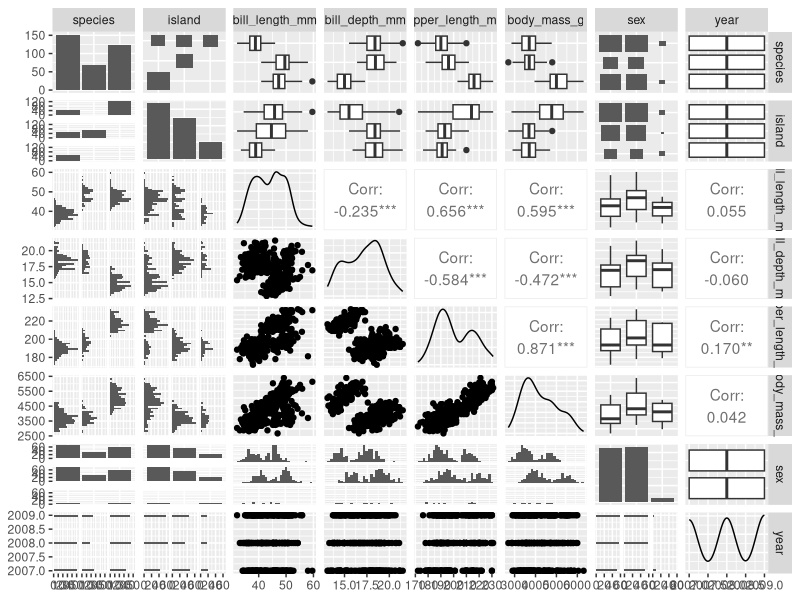
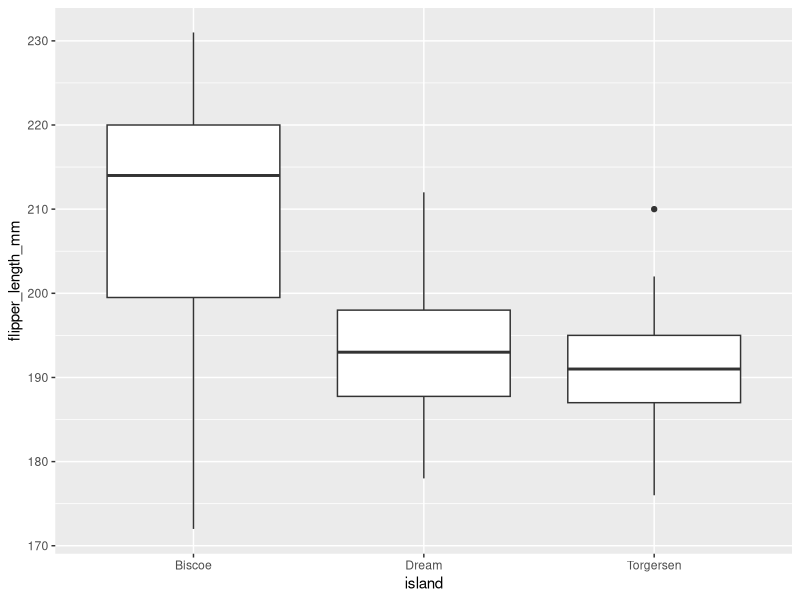
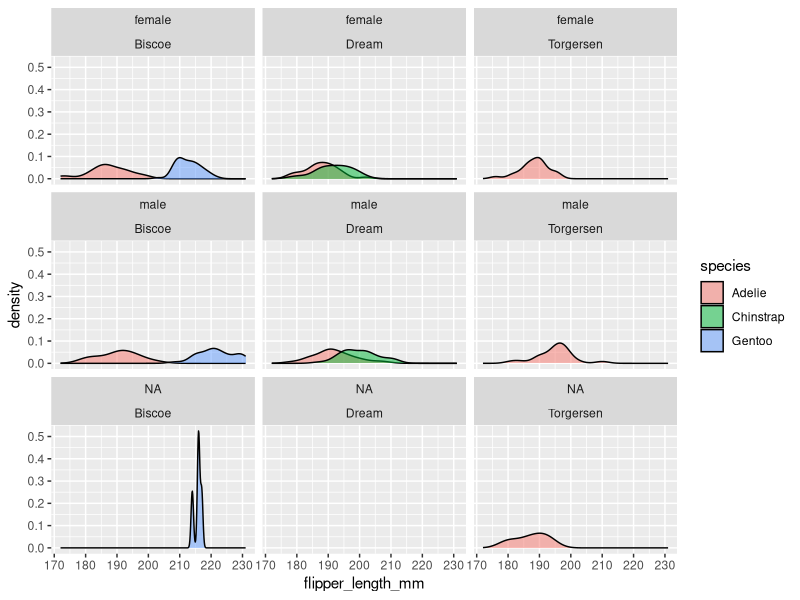
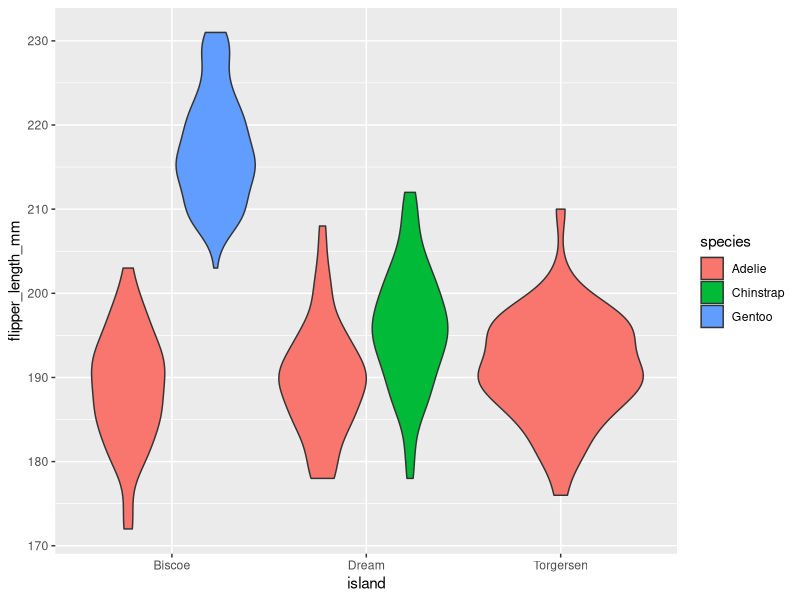
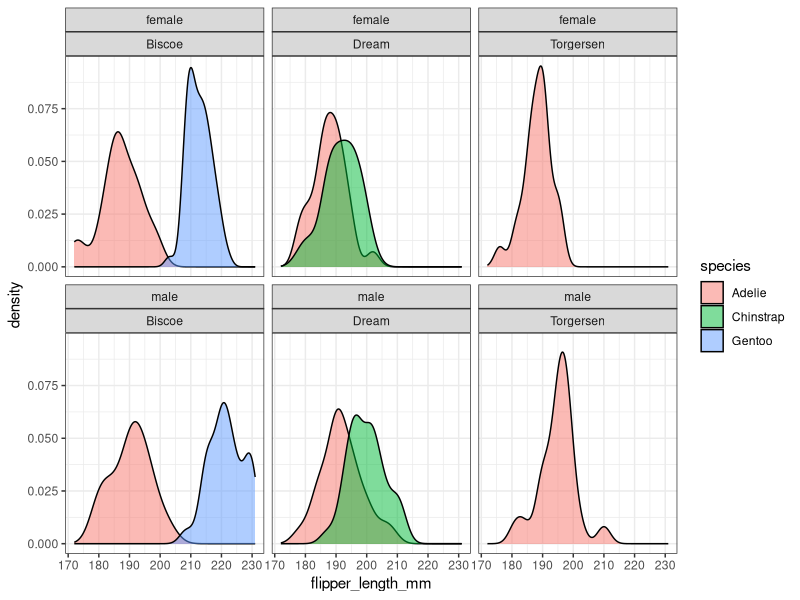
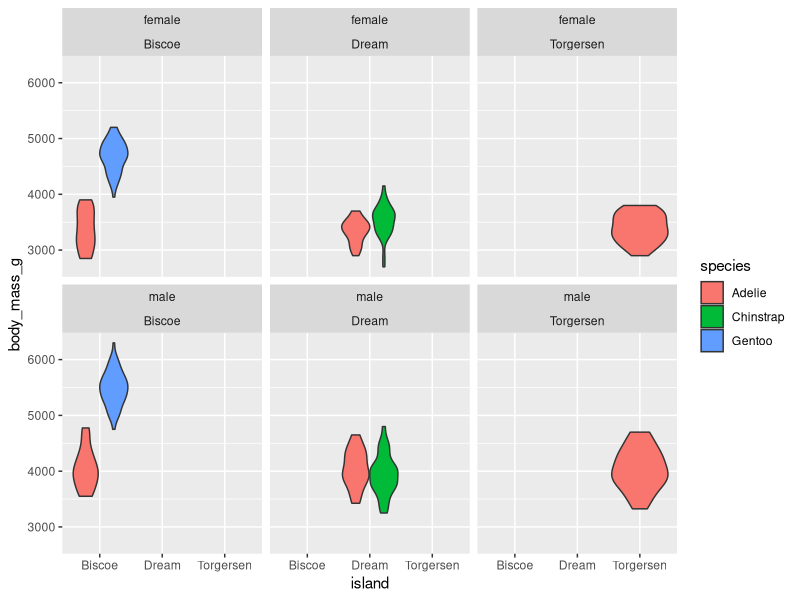
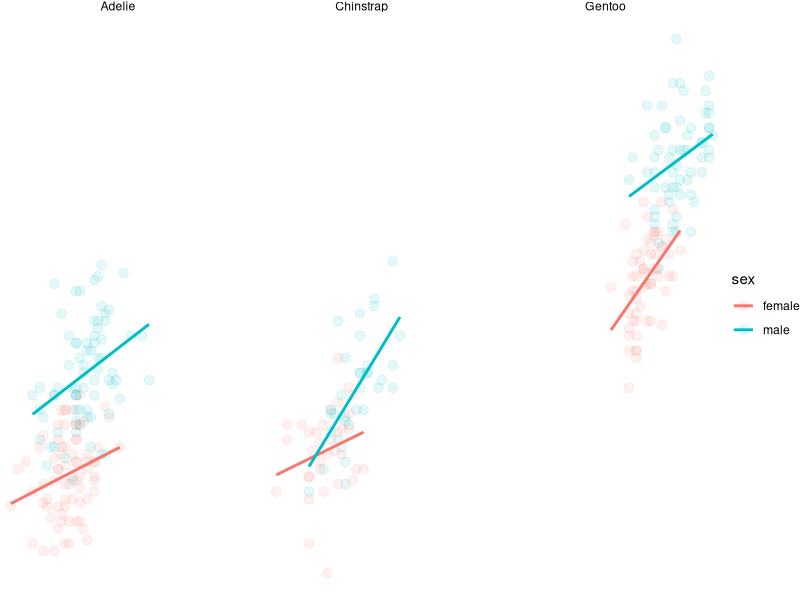
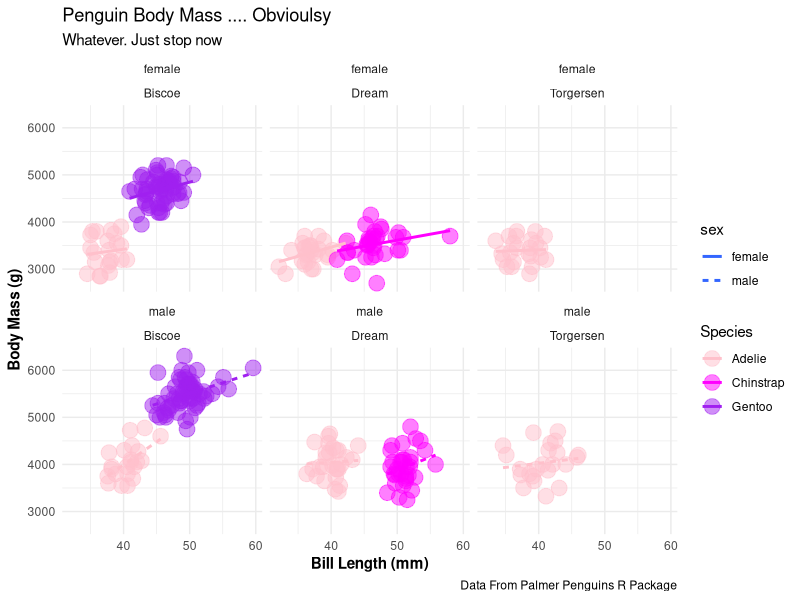

Recreate these plots in R, in order. (Note: this script raises an error after producing the figures.)
#playing with ggplot 
library(tidyverse)
#install.packages ("Palmerpenguidns")
install.packages("palmerpenguins")
library(palmerpenguins)
install.packages("GGally")
library(GGally)
penguins %>% names()

#find your outcome variables (dependent variables)
#           flipper_length_mm

#what predictor variables?? (independent variables)
#island, species, sex
penguins$year %>% unique()
#data collected 2007 2008 2009

ggpairs(penguins)
#:: from GGally package use ggpairs
#gives you how all variables are related to eachother

?ggplot
penguins %>% # data to use
  ggplot(aes(y=flipper_length_mm, x=island)) + # set 'global' mapping # which variables to which aspects of the plot
  # y = flipper length depends on x = 
  #map variables to different parts of plot
  geom_boxplot()

penguins %>% 
  ggplot(aes(x=flipper_length_mm, fill = species))+ 
  geom_density(alpha=.5) + facet_wrap(~sex*island)
#distribution of data (density)
#alpha = opacity

#to get rid of NA
penguins$sex %>% unique()
#yep got NA
!is.na(penguins$sex)
#gets us not NAs are true
penguins[!is.na(penguins$sex),]
#subset it back into data set

p <- penguins[!is.na(penguins$sex),] %>% 
  ggplot(aes(x=flipper_length_mm, fill = species))+ 
  geom_density(alpha=.5) + facet_wrap(~sex*island)
#facet_wrap(~island)


penguins %>% ggplot(aes(y=flipper_length_mm, x=island, fill = species))+
  geom_violin()

#linetype can show the line type but its horrible

#data 
#how to map variables (column names) to parts of a plot)
#what to draw?
#facets?
#scales?
#customize theme

p+theme_bw()
names(penguins)

#make a plot of body_mass_g with some x axis
penguins[!is.na(penguins$sex),] %>% ggplot(aes(y=body_mass_g, x=island, fill=species)) +geom_violin() +
  facet_wrap(~sex*island)

penguins[!is.na(penguins$sex),]  %>% 
  ggplot(aes(x=flipper_length_mm, y=body_mass_g, color = sex))+
  geom_point(size=3,alpha=.1)+
  geom_smooth(method="lm", se=FALSE)+
  facet_wrap(~species)+
  theme_void()

#you can search about anything!
?geom_point
p <- penguins[!is.na(penguins$sex),] %>% ggplot(aes(x=bill_length_mm, y=body_mass_g, color=species, linetype=sex))+
  geom_point(alpha=.5, size=5)+ 
  geom_smooth(method="lm",se=FALSE) + facet_wrap(~sex*island)

#method = lm = linear model
#se = error 

## you can set aesthetics inside of each genome


p+
  theme_minimal()+ 
  theme(axis.title = element_text(face = "bold" ))+
  labs(x="Bill Length (mm)", y= "Body Mass (g)",
       color = "Species", 
       title = "Penguin Body Mass .... Obvioulsy",
       subtitle = "Whatever. Just stop now",
       caption = "Data From Palmer Penguins R Package")+
  scale_color_manual(values = c("pink", "magenta", "purple"))

#now that youve got plot add to it
#use color finder on google for more customized color options!

library(tidyverse
)
library(palmerpenguins)
#make nifty penguin plot
p <- penguins[!is.na(penguins$sex),] %>% ggplot(aes(x=species, y=body_mass_g, color = island, fill = species))+
  geom_boxplot() + facet_wrap(~sex)
ggsave("./penguin.png", width = 5, height = 7, dpi = 300)
getwd()
#saves last plot 
p2 <- p + 
  labs(x = "Species", y = "Body Mass (g)", Color = "Island")+ 
  theme(axis.text.x = element_text(angle = 90, hjust=1, vjust = .5, face = "italic"),
        axis.text.y= element_text(angle = 
                                    180, size = 20, face = "bold", color = "pink"),plot.background =  element_rect(color="orange", fill = "blue", linewidth = 15, linetype = "dotted"), 
        panel.grid.major.x = element_line(color= "orange", linetype = 4,
                                          lineend = "butt", linewidth = 3), strip.background = element_rect(fill= "pink"))
ggsave(p2, filename= "./ugly.png", height = 6, width = 6)

#h just 0 = left aligned h just = 1 = right aligned

p2+scale_fill_manual(values=c("purple", "green", "black")) + #scale_y_reverse()+
  coord_polar() + theme(strip.text = element_text(size= 12, face = "bold"), legend.text = element_text(face='italic'), 
                        legend.background = element_rect(fill="pink"), legend.position = "none", axis.title = element_text(
                          angle = 60, size = 40
                        ))
# + coord_flip() + coord_cartesian(ylim = c(100,3000)) 
# gg image
penguins %>% ggplot(aes(x=body_mass_g, y=flipper_length_mm)) + 
  geom_image("")
